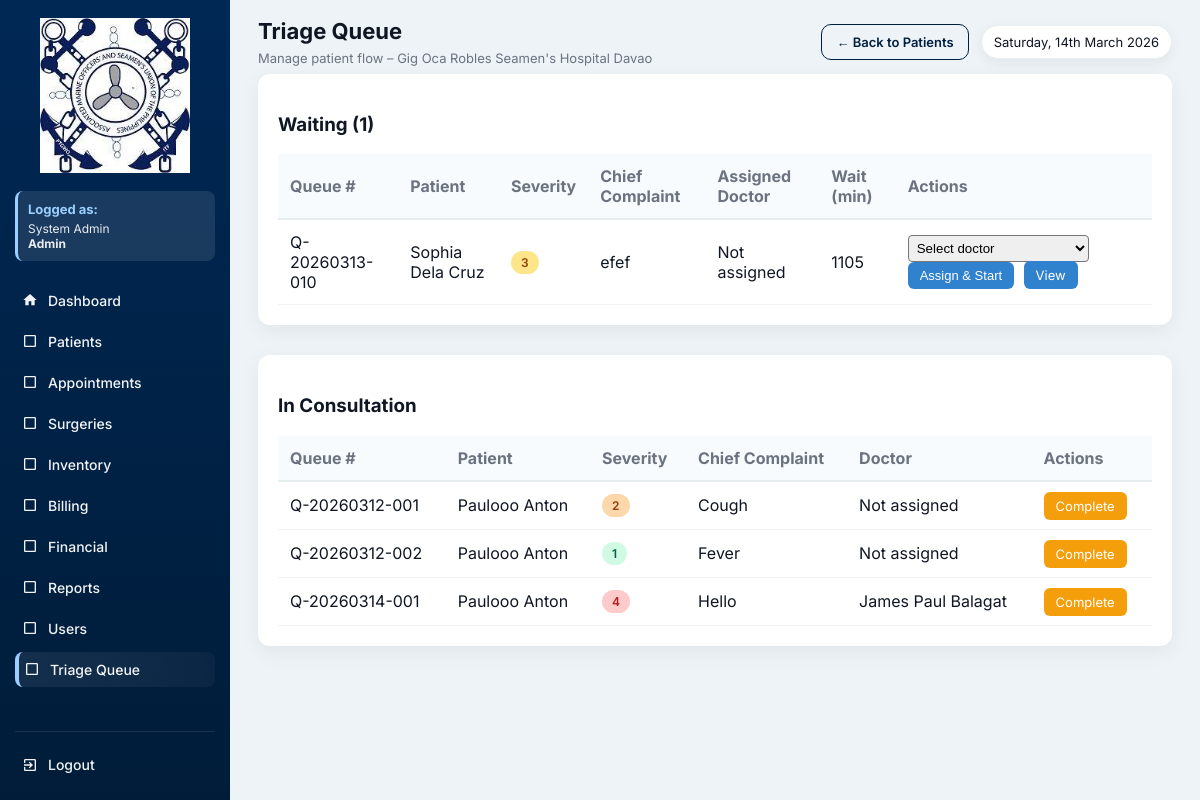
Screenshot of /triage_queue.php (signed in) with the database file from the repository.
### tables this page shows
CREATE TABLE `triage` (
  `id` int(11) NOT NULL,
  `patient_id` int(11) NOT NULL,
  `assessed_by` int(11) NOT NULL,
  `assessed_at` datetime NOT NULL DEFAULT current_timestamp(),
  `severity` tinyint(4) NOT NULL COMMENT '1=Low, 5=Critical',
  `chief_complaint` text DEFAULT NULL,
  `blood_pressure` varchar(20) DEFAULT NULL,
  `heart_rate` int(11) DEFAULT NULL,
  `temperature` decimal(4,2) DEFAULT NULL,
  `oxygen_saturation` int(11) DEFAULT NULL,
  `pain_level` tinyint(4) DEFAULT NULL COMMENT '0-10',
  `queue_number` varchar(20) DEFAULT NULL,
  `status` enum('waiting','in_consultation','completed','cancelled') DEFAULT 'waiting',
  `assigned_doctor` int(11) DEFAULT NULL,
  `started_by` int(11) DEFAULT NULL,
  `notes` text DEFAULT NULL,
  `started_at` datetime DEFAULT NULL,
  `completed_by` int(11) DEFAULT NULL,
  `completed_at` datetime DEFAULT NULL
);

CREATE TABLE `patients` (
  `id` int(11) NOT NULL,
  `patient_code` varchar(20) DEFAULT NULL,
  `first_name` varchar(100) DEFAULT NULL,
  `last_name` varchar(100) DEFAULT NULL,
  `gender` varchar(10) DEFAULT NULL,
  `sex` enum('Male','Female') DEFAULT NULL,
  `birth_date` date DEFAULT NULL,
  `phone` varchar(50) DEFAULT NULL,
  `address` text DEFAULT NULL,
  `guardian` varchar(100) DEFAULT NULL,
  `blood_type` varchar(10) DEFAULT NULL,
  `weight` decimal(5,2) DEFAULT NULL,
  `height` decimal(5,2) DEFAULT NULL,
  `pulse_rate` int(11) DEFAULT NULL,
  `temperature` decimal(4,2) DEFAULT NULL,
  `guardian_name` varchar(150) DEFAULT NULL,
  `created_at` timestamp NOT NULL DEFAULT current_timestamp(),
  `created_by` int(11) DEFAULT NULL,
  `is_archived` tinyint(1) DEFAULT 0,
  `archived_at` datetime DEFAULT NULL,
  `archived_by` int(11) DEFAULT NULL
);

CREATE TABLE `users` (
  `id` int(11) NOT NULL,
  `full_name` varchar(150) DEFAULT NULL,
  `username` varchar(100) DEFAULT NULL,
  `password` varchar(255) DEFAULT NULL,
  `role` enum('Admin','Doctor','Nurse','Staff','Inventory','Billing','SocialWorker') NOT NULL,
  `created_at` timestamp NOT NULL DEFAULT current_timestamp(),
  `is_active` tinyint(1) DEFAULT 1,
  `deactivated_at` datetime DEFAULT NULL
);

### functions.php (called while the page is built, shortened)
<?php
function fetchAll($conn, $sql, $types = null, $params = [])
{
    $stmt = $conn->prepare($sql);
    $stmt->execute();
    $res = $stmt->get_result();
    $rows = $res->fetch_all(MYSQLI_ASSOC);
    return $rows;
}
?>

### triage_queue.php (the view, shortened to what this page needs)
<?php
require 'config.php';
require 'functions.php';
$current_role = $_SESSION['role'] ?? 'Guest';
$current_name = $_SESSION['name'] ?? 'User';
$current_user_id = $_SESSION['user_id'];
$role_permissions = [
    'Admin' => [
        'dashboard.php' => 'Dashboard',
        'patients.php' => 'Patients',
        'appointments.php' => 'Appointments',
        'surgeries.php' => 'Surgeries',
        'inventory.php' => 'Inventory',
        'billing.php' => 'Billing',
        'financials.php' => 'Financial',
        'reports.php' => 'Reports',
        'users.php' => 'Users',
        'triage_queue.php' => 'Triage Queue'
    ],
    'Doctor' => [
        'dashboard.php' => 'Dashboard',
        'patients.php' => 'Patients',
        'appointments.php' => 'Appointments',
        'surgeries.php' => 'Surgeries',
        'inventory.php' => 'Inventory',
        'reports.php' => 'Reports',
        'triage_queue.php' => 'Triage Queue'
    ],
    'Nurse' => [
        'dashboard.php' => 'Dashboard',
        'patients.php' => 'Patients',
        'appointments.php' => 'Appointments',
        'inventory.php' => 'Inventory',
        'reports.php' => 'Reports',
        'triage_queue.php' => 'Triage Queue'
    ],
    'Staff' => [
        'dashboard.php' => 'Dashboard',
        'patients.php' => 'Patients',
        'appointments.php' => 'Appointments',
        'reports.php' => 'Reports',
        'triage_queue.php' => 'Triage Queue'
    ],
    'Inventory' => [
        'dashboard.php' => 'Dashboard',
        'inventory.php' => 'Inventory',
        'reports.php' => 'Reports'
    ],
    'Billing' => [
        'dashboard.php' => 'Dashboard',
        'billing.php' => 'Billing',
        'financials.php' => 'Financial',
        'reports.php' => 'Reports'
    ],
    'SocialWorker' => [
        'dashboard.php' => 'Dashboard',
        'financials.php' => 'Financial',
        'reports.php' => 'Reports'
    ]
];
$allowed_pages = $role_permissions[$current_role] ?? ['dashboard.php' => 'Dashboard'];
$waiting = fetchAll($conn, "
    SELECT t.*, p.first_name, p.last_name, p.patient_code,
           u.full_name AS doctor_name,
           TIMESTAMPDIFF(MINUTE, t.assessed_at, NOW()) as wait_minutes
    FROM triage t
    JOIN patients p ON t.patient_id = p.id
    LEFT JOIN users u ON t.assigned_doctor = u.id
    WHERE t.status = 'waiting'
    ORDER BY t.severity DESC, t.assessed_at ASC
");
if ($current_role === 'Doctor') {
    $in_consult = fetchAll($conn, "
        SELECT t.*, p.first_name, p.last_name, p.patient_code, u.full_name AS doctor_name
        FROM triage t
        JOIN patients p ON t.patient_id = p.id
        LEFT JOIN users u ON t.started_by = u.id
        WHERE t.status = 'in_consultation' AND t.started_by = ?
        ORDER BY t.started_at ASC
    ", "i", [$current_user_id]);
} else {
    $in_consult = fetchAll($conn, "
        SELECT t.*, p.first_name, p.last_name, p.patient_code, u.full_name AS doctor_name
        FROM triage t
        JOIN patients p ON t.patient_id = p.id
        LEFT JOIN users u ON t.started_by = u.id
        WHERE t.status = 'in_consultation'
        ORDER BY t.started_at ASC
    ");
}
?>
<!DOCTYPE html>
<html lang="en">
<head>
</head>
<body>
<div class="app">
  <aside class="sidebar" id="sidebar">
    <div class="logo-wrap"><a href="dashboard.php"><img src="logo.jpg" alt="Logo"></a></div>
    <div class="user-info">
      <h4>Logged as:</h4>
      <p><?= htmlspecialchars($current_name) ?><br><strong><?= htmlspecialchars($current_role) ?></strong></p>
    </div>
    <nav class="menu">
      <a href="dashboard.php" class="menu-item <?= basename($_SERVER['PHP_SELF'])=='dashboard.php'?'active':'' ?>">
        <span class="icon"><svg viewBox="0 0 24 24" fill="currentColor"><path d="M10 20v-6h4v6h5v-8h3L12 3 2 12h3v8z"/></svg></span> Dashboard
      </a>
      <?php foreach($allowed_pages as $page => $label): if($page !== 'dashboard.php'): ?>
        <a href="<?= $page ?>" class="menu-item <?= basename($_SERVER['PHP_SELF'])==$page?'active':'' ?>">
          <span class="icon">
            <?php
            $icons = [
              'patients.php' => '<svg viewBox="0 0 24 24" fill="currentColor"><path d="M12 12c2.21 0 4-1.79 4-4s-1.79-4-4-4-4 1.79-4 4 1.79 4 4 4zm0 2c-2.67 0-8 1.34-8 4v2h16v-2c0-2.66-5.33-4-8-4z"/></svg>',
              'appointments.php' => '<svg viewBox="0 0 24 24" fill="currentColor"><path d="M19 3h-1V1h-2v2H8V1H6v2H5c-1.11 0-1.99.9-1.99 2L3 19c0 1.1.89 2 2 2h14c1.1 0 2-.9 2-2V5c0-1.1-.9-2-2-2zm0 16H5V8h14v11zM7 10h5v5H7z"/></svg>',
              'surgeries.php' => '<svg viewBox="0 0 24 24" fill="currentColor"><path d="M12 2C8.13 2 5 5.13 5 9c0 5.25 7 13 7 13s7-7.75 7-13c0-3.87-3.13-7-7-7zm0 9.5c-1.38 0-2.5-1.12-2.5-2.5s1.12-2.5 2.5-2.5 2.5 1.12 2.5 2.5-1.12 2.5-2.5 2.5z"/></svg>',
              'inventory.php' => '<svg viewBox="0 0 24 24" fill="currentColor"><path d="M20 8h-3V4H7v4H4v14h16V8zM9 6h6v2H9V6zm11 14H4v-9h16v9zm-7-7H8v-2h5v2z"/></svg>',
              'billing.php' => '<svg viewBox="0 0 24 24" fill="currentColor"><path d="M11.8 10.9c-2.27-.59-3-1.2-3-2.15 0-1.09 1.01-1.85 2.7-1.85 1.78 0 2.44.85 2.5 2.1h2.21c-.07-1.72-1.12-3.3-3.21-3.81V3h-3v2.16c-1.94.42-3.5 1.68-3.5 3.61 0 2.31 1.91 3.46 4.7 4.13 2.5.6 3 1.48 3 2.41 0 .69-.49 1.79-2.7 1.79-2.06 0-2.87-.92-2.98-2.1h-2.2c.12 2.19 1.76 3.42 3.68 3.83V21h3v-2.15c1.95-.37 3.5-1.5 3.5-3.55 0-2.84-2.43-3.81-4.7-4.4z"/></svg>',
              'financials.php' => '<svg viewBox="0 0 24 24" fill="currentColor"><path d="M3 13h8V3H3v10zm0 8h8v-6H3v6zm10 0h8V11h-8v10zm0-18v6h8V3h-8z"/></svg>',
              'reports.php' => '<svg viewBox="0 0 24 24" fill="currentColor"><path d="M19 3H5c-1.1 0-2 .9-2 2v14c0 1.1.9 2 2 2h14c1.1 0 2-.9 2-2V5c0-1.1-.9-2-2-2zM9 17H7v-7h2v7zm4 0h-2V7h2v10zm4 0h-2v-4h2v4z"/></svg>',
              'users.php' => '<svg viewBox="0 0 24 24" fill="currentColor"><path d="M16 11c1.66 0 2.99-1.34 2.99-3S17.66 5 16 5c-1.66 0-3 1.34-3 3s1.34 3 3 3zm-8 0c1.66 0 2.99-1.34 2.99-3S9.66 5 8 5C6.34 5 5 6.34 5 8s1.34 3 3 3zm0 2c-2.33 0-7 1.17-7 3.5V19h14v-2.5c0-2.33-4.67-3.5-7-3.5zm8 0c-.29 0-.62.02-.97.05 1.16.84 1.97 1.97 1.97 3.45V19h6v-2.5c0-2.33-4.67-3.5-7-3.5z"/></svg>',
              'triage_queue.php' => '<svg viewBox="0 0 24 24" fill="currentColor"><path d="M12 2C6.48 2 2 6.48 2 12s4.48 10 10 10 10-4.48 10-10S17.52 2 12 2zm-2 15l-5-5 1.41-1.41L10 14.17l7.59-7.59L19 8l-9 9z"/></svg>'
            ];
            echo $icons[$page] ?? '<svg viewBox="0 0 24 24" fill="currentColor"><path d="M19 5v14H5V5h14m0-2H5c-1.1 0-2 .9-2 2v14c0 1.1.9 2 2 2h14c1.1 0 2-.9 2-2V5c0-1.1-.9-2-2-2z"/></svg>';
            ?>
          </span> <?= $label ?>
        </a>
      <?php endif; endforeach; ?>
    </nav>
    <div class="sidebar-bottom">
      <a href="logout.php" class="menu-item">
        <span class="icon"><svg viewBox="0 0 24 24" fill="currentColor"><path d="M10.09 15.59L11.5 17l5-5-5-5-1.41 1.41L12.67 11H3v2h9.67l-2.58 2.59zM19 3H5c-1.11 0-2 .9-2 2v4h2V5h14v14H5v-4H3v4c0 1.1.89 2 2 2h14c1.1 0 2-.9 2-2V5c0-1.1-.9-2-2-2z"/></svg></span> Logout
      </a>
    </div>
  </aside>
  <div class="main">
    <div class="topbar">
      <div class="top-left">
        <h1>Triage Queue</h1>
        <p>Manage patient flow – Gig Oca Robles Seamen's Hospital Davao</p>
      </div>
      <div class="top-actions">
        <a href="patients.php" class="btn btn-outline">← Back to Patients</a>
        <div class="date-pill"><?= date('l, jS F Y') ?></div>
      </div>
    </div>
    <div class="queue-section">
      <h3>Waiting (<?= count($waiting) ?>)</h3>
      <?php if (count($waiting) > 0): ?>
        <table>
          <thead>
            <tr>
              <th>Queue #</th>
              <th>Patient</th>
              <th>Severity</th>
              <th>Chief Complaint</th>
              <th>Assigned Doctor</th>
              <th>Wait (min)</th>
              <th>Actions</th>
            </tr>
          </thead>
          <tbody>
            <?php foreach ($waiting as $w): ?>
              <tr>
                <td><?= htmlspecialchars($w['queue_number']) ?></td>
                <td><?= htmlspecialchars($w['first_name'] . ' ' . $w['last_name']) ?></td>
                <td><span class="severity-badge sev<?= $w['severity'] ?>"><?= $w['severity'] ?></span></td>
                <td><?= htmlspecialchars($w['chief_complaint']) ?></td>
                <td><?= htmlspecialchars($w['doctor_name'] ?? 'Not assigned') ?></td>
                <td><?= $w['wait_minutes'] ?></td>
                <td>
                  <?php if (in_array($current_role, ['Nurse', 'Staff', 'Admin'])): ?>
                    <form method="POST" action="?assign=<?= $w['id'] ?>" style="display:inline;">
                      <select name="doctor_id" required style="padding:4px; border-radius:4px;">
                        <option value="">Select doctor</option>
                      </select>
                      <button type="submit" class="action-btn btn-primary">Assign & Start</button>
                    </form>
                  <?php endif; ?>
                  <a href="patient_view.php?id=<?= $w['patient_id'] ?>" class="action-btn btn-primary">View</a>
                </td>
              </tr>
            <?php endforeach; ?>
          </tbody>
        </table>
      <?php else: ?>
        <p>No patients waiting.</p>
      <?php endif; ?>
    </div>
    <?php if (count($in_consult) > 0): ?>
    <div class="queue-section">
      <h3>In Consultation <?= ($current_role === 'Doctor') ? '(Your patients)' : '' ?></h3>
      <table>
        <thead>
          <tr>
            <th>Queue #</th>
            <th>Patient</th>
            <th>Severity</th>
            <th>Chief Complaint</th>
            <th>Doctor</th>
            <th>Actions</th>
          </tr>
        </thead>
        <tbody>
          <?php foreach ($in_consult as $c): ?>
            <tr>
              <td><?= htmlspecialchars($c['queue_number']) ?></td>
              <td><?= htmlspecialchars($c['first_name'] . ' ' . $c['last_name']) ?></td>
              <td><span class="severity-badge sev<?= $c['severity'] ?>"><?= $c['severity'] ?></span></td>
              <td><?= htmlspecialchars($c['chief_complaint']) ?></td>
              <td><?= htmlspecialchars($c['doctor_name'] ?? 'Not assigned') ?></td>
              <td>
                <?php if ($current_role === 'Admin' || ($current_role === 'Doctor' && $c['started_by'] == $current_user_id)): ?>
                  <a href="triage_queue.php?complete=<?= $c['id'] ?>" class="action-btn btn-warning" onclick="return confirm('Mark as completed?')">Complete</a>
                <?php endif; ?>
              </td>
            </tr>
          <?php endforeach; ?>
        </tbody>
      </table>
    </div>
    <?php endif; ?>
  </div>
</div>
</body>
</html>

### triage_queue.php (style rules this page uses)
:root { --bg: #eef3f7; --panel: #ffffff; --muted: #6b7280; --navy-700: #001F3F; --accent: #003366; --sidebar: #002855; --light-blue: #4d8cc9; --card-shadow: 0 6px 22px rgba(16,24,40,0.06); }
* { box-sizing:border-box }
html,body { height:100% }
body { margin:0; font-family:Inter, sans-serif; background:var(--bg); color:#0f1724; }
.app { display:flex; min-height:100vh; }
.sidebar { width:230px; background:linear-gradient(180deg, var(--sidebar), #001a33 120%); color:#eaf5ff; padding:18px 15px; display:flex; flex-direction:column; gap:14px; position:fixed; left:0; top:0; bottom:0; overflow-y:auto; z-index:30; }
.logo-wrap { display:flex; justify-content:center; }
.logo-wrap img { width:150px; height:auto; }
.user-info { background:rgba(255,255,255,0.1); border-radius:8px; padding:10px; border-left:3px solid #9bcfff; font-size:13px; }
.user-info h4 { margin:0 0 4px 0; color:#9bcfff; font-size:13px; }
.user-info p { margin:0; font-size:12px; color:rgba(255,255,255,0.9); }
.menu { margin-top:8px; display:flex; flex-direction:column; gap:6px; }
.menu-item { display:flex; align-items:center; gap:10px; padding:9px 7px; border-radius:8px; color:rgba(255,255,255,0.95); font-weight:500; text-decoration:none; font-size:14px; transition:all 0.2s; }
.menu-item.active { background:linear-gradient(90deg, rgba(255,255,255,0.08), rgba(255,255,255,0.04)); border-left:4px solid #9bcfff; padding-left:5px; }
.menu-item .icon { width:16px; height:16px; fill:white; }
.sidebar-bottom { margin-top:auto; padding-top:15px; border-top:1px solid rgba(255,255,255,0.1); }
.main { margin-left:230px; padding:18px 28px; width:100%; }
.topbar { display:flex; align-items:center; justify-content:space-between; gap:12px; margin-bottom:8px; }
.top-left h1 { font-size:22px; margin:0; font-weight:700; }
.top-left p { margin:6px 0 0; color:var(--muted); font-size:13px; }
.top-actions { display:flex; align-items:center; gap:12px; }
.btn { background:var(--navy-700); color:#fff; padding:9px 14px; border-radius:10px; border:0; font-weight:600; cursor:pointer; text-decoration:none; display:inline-block; transition:all 0.2s; font-size:13px; }
.btn-outline { background:transparent; color:var(--navy-700); border:1px solid var(--navy-700); }
.date-pill { background:var(--panel); padding:8px 12px; border-radius:999px; box-shadow:0 4px 14px rgba(16,24,40,0.06); font-size:13px; white-space:nowrap; border:1px solid #e6eef0; }
.queue-section { background:var(--panel); border-radius:12px; padding:20px; margin-bottom:30px; box-shadow:var(--card-shadow); }
table { width:100%; border-collapse:collapse; }
th { background:#f8fbfd; padding:12px; text-align:left; color:#6b7280; border-bottom:2px solid #e6eef0; }
td { padding:12px; border-bottom:1px solid #f0f3f4; }
.severity-badge { display:inline-block; padding:4px 10px; border-radius:20px; font-weight:600; font-size:12px; }
.sev1 { background:#d1fae5; color:#065f46; }
.sev2 { background:#fed7aa; color:#92400e; }
.sev3 { background:#fde68a; color:#92400e; }
.sev4 { background:#fecaca; color:#b91c1c; }
.action-btn { padding:6px 12px; border-radius:6px; text-decoration:none; font-size:13px; margin-right:5px; border:none; cursor:pointer; }
.btn-warning { background:#f59e0b; color:white; }
.btn-primary { background:#3182ce; color:white; }

### rows the page displays
triage: queue_number "Q-20260313-010", patient.last_name "Sophia Dela Cruz", severity "3", chief_complaint "efef", doctor_name "Not assigned", wait_minutes "1105"
triage: queue_number "Q-20260312-001", patient.last_name "Paulooo Anton", severity "2", chief_complaint "Cough", doctor_name "Not assigned"
triage: queue_number "Q-20260312-002", patient.last_name "Paulooo Anton", severity "1", chief_complaint "Fever", doctor_name "Not assigned"
triage: queue_number "Q-20260314-001", patient.last_name "Paulooo Anton", severity "4", chief_complaint "Hello", assessed_by.full_name "James Paul Balagat"

### other values shown
$current_name "System Admin"
$current_role "Admin"
$label "Patients"
$label "Appointments"
$label "Surgeries"
$label "Inventory"
$label "Billing"
$label "Financial"
$label "Reports"
$label "Users"
$label "Triage Queue"
count($waiting) "1"
